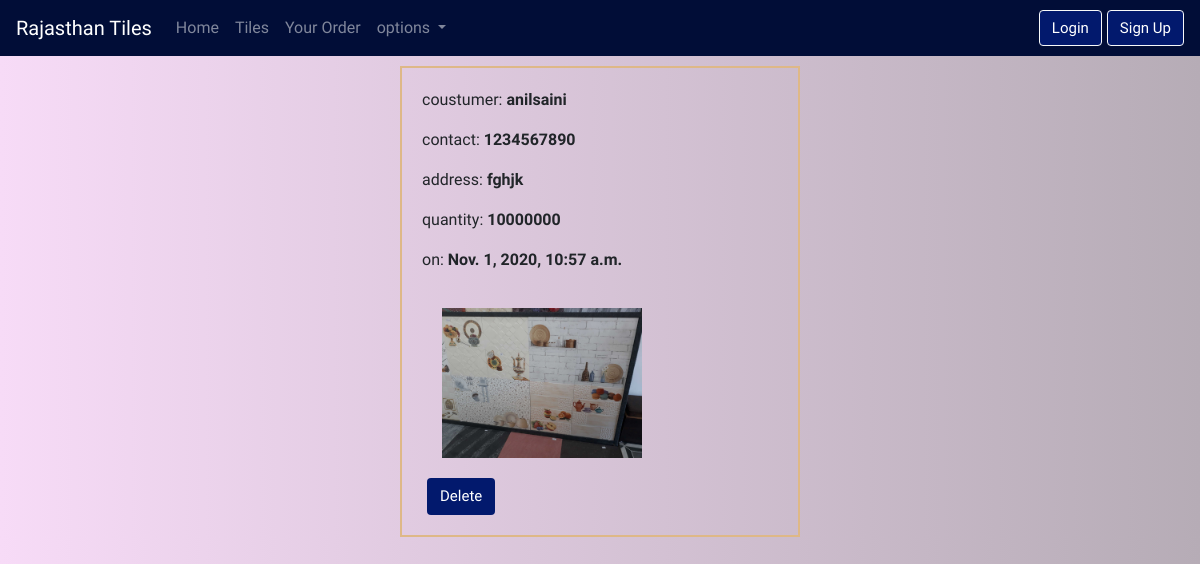
/myorder, run on the app's committed database.
### Shop/models.py (models this page shows, shortened)
class OrderTiles(models.Model):
    Person = models.ForeignKey(User, on_delete= models.CASCADE, null= True,related_name='ordertiles')
    Person_name = models.CharField(max_length= 50)
    Person_mobile_number = models.CharField(max_length= 10)
    Person_address = models.CharField(max_length= 100)
    Order_Tiles_name = models.CharField(max_length= 50)
    Order_Tiles_size = models.CharField(max_length= 20)
    Order_Tiles_type = models.CharField(max_length= 40)
    Order_Tiles_rate = models.IntegerField(default= 0)
    Order_Tiles_Quantity= models.CharField(max_length= 100)
    Order_image = models.ImageField(upload_to='shop/images')
    Order_Tiles_Time= models.DateTimeField(auto_now_add= True)

### Shop/views.py (the view)
# urls.py: path('myorder' , views.MyOrder, name= "myorder"),
def MyOrder(request):
    T_Order= OrderTiles.objects.all()
    params = {'order': T_Order}
    return render(request, 'MyOrder.html', params)

### Shop/templates/MyOrder.html (shortened to what this page needs)
{% extends 'base.html' %}
{% load static %}
{% block body %}
{% for i in order %}
<div class="myorder_container">
<p>
  coustumer:  <b>{{i.Person}}</b>
</p>
<p>
  contact:  <b>{{i.Person_mobile_number}}</b>
</p>
<p>
    address: <b>{{i.Person_address}}</b>
</p>
<p>
    quantity: <b>{{i.Order_Tiles_Quantity}}</b>
</p>
<p>
    on: <b>{{i.Order_Tiles_Time}}</b>
</p>
<img class="delete_image" src="/media/{{i.Order_image}}" alt="">
<br>
<a href="{% url 'userdeleteform' i.id %}" class="btn">Delete</a>
</div>
{% empty %}
<p>NO order yet</p>
{% endfor %}
{% endblock %}

### Shop/static/css/style.css (style rules this page uses)
body { background-image: linear-gradient(to right, #f7dbf7, #b6acb6); margin: 0px; }
* { font-family: 'Bangers', cursive; font-family: 'Cousine', monospace; font-family: 'Sarabun', sans-serif; font-family: 'Underdog', cursive; }
.btn { color: white; background-color: #02196d; font-size: 15px; margin-left: 5px; }
.delete_image { width: 200px; margin: 20px; }

### Shop/templates/MyOrder.html (style rules this page uses)
.myorder_container { border: 2px solid burlywood; margin: auto; margin-top: 10px; padding: 20px; width: 400px; }

### data on the page
OrderTiles: Person "anilsaini", Person_mobile_number "1234567890", Person_address "fghjk", Order_Tiles_Quantity "10000000", Order_Tiles_Time "Nov. 1, 2020, 10:57 a.m.", Order_image (picture)
